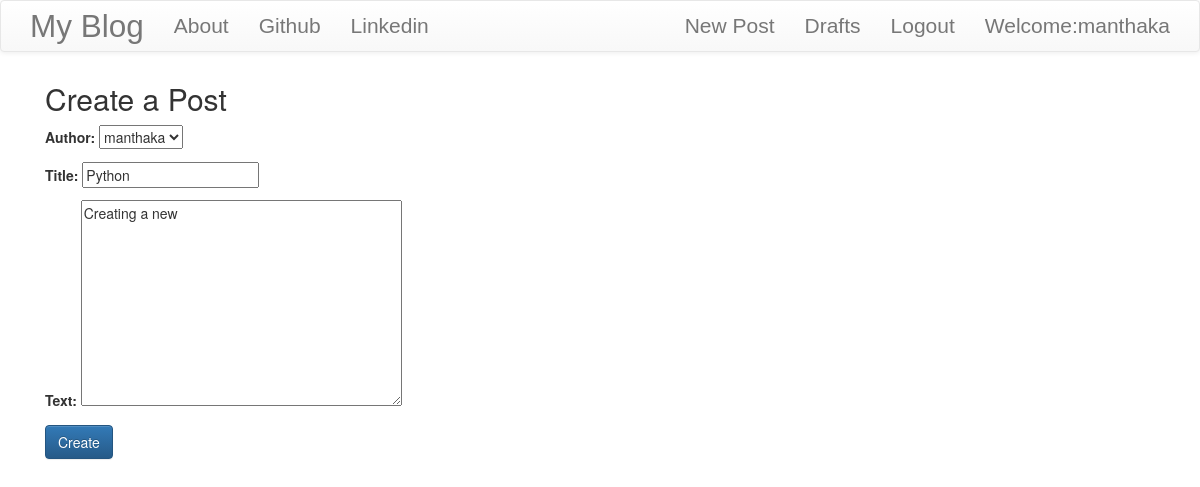
Screenshot of /post/2/edit/ (signed in) with the database file from the repository.
### blog/models.py (models this page shows, shortened)
class Post(models.Model):
    author=models.ForeignKey('auth.User',on_delete=models.CASCADE)
    title=models.CharField(max_length=200)
    text=models.TextField()
    create_date=models.DateTimeField(default=timezone.now())
    published_date=models.DateTimeField(blank=True,null=True)

### blog/views.py (the view)
# urls.py: url(r'^post/(?P<pk>\d+)/edit/$',views.PostUpdateView.as_view(),name='post_edit'),
class PostUpdateView(LoginRequiredMixin,UpdateView):
    login_url='/login/'
    redirect_field_name='blog/post_detail.html'
    form_class=PostForm
    model=Post

### blog/forms.py
class PostForm(forms.ModelForm):
    class Meta():
        model = Post
        fields = ('author', 'title', 'text')
        widgets = {
            'title' : forms.TextInput(attrs={'class':'TextInputClass'}), #TextInputClass is our class
            'text'  : forms.Textarea(attrs={'class':'editable medium-editor-textarea postcontent'}), #postcontent class is our class
        }

### blog/templates/blog/post_form.html (shortened to what this page needs)
{% extends 'blog/base.html' %}
{% block content %}
<div class="container">
<h2>Create a Post</h2>
<form  method="post">
  {{form.as_p}}
  <input type="Submit" class="btn btn-primary" name="" value="Create">
</form>
</div>
{% endblock %}

### blog/templates/blog/base.html (shortened to what this page needs)
<!DOCTYPE html>
{% load staticfiles %}
<html lang="en" dir="ltr">
  <head>
    <link rel="stylesheet" href="https://maxcdn.bootstrapcdn.com/bootstrap/3.3.7/css/bootstrap.min.css">
    <link rel="stylesheet" href="https://maxcdn.bootstrapcdn.com/bootstrap/3.3.7/css/bootstrap-theme.min.css">
    <link rel="stylesheet" href="//cdn.jsdelivr.net/npm/medium-editor@latest/dist/css/medium-editor.min.css" type="text/css" media="screen" charset="utf-8">
    <link rel="stylesheet" href="{% static 'css/blog.css' %}">
  </head>
  <body class="loader">
    <nav class="navbar navbar-default techfont custom-navbar">
      <div class="container">
        <ul class="nav navbar-nav">
          <li><a class="navbar-brand bigbrand" href="{% url 'post_list' %}">My Blog</a></li>
          <li><a href="{% url 'about' %}">About</a></li>
          <li><a href="https:www.github.com">Github</a></li>
          <li><a href="https://www.linkedin.com">Linkedin</a></li>
        </ul>
        <ul class='nav navbar-nav navbar-right'>
          {% if user.is_authenticated %}
          <li>
            <a href="{% url 'post_new' %}">New Post</a>
          </li>
          <li>
            <a href="{% url 'post_draft_list' %}">Drafts</a>
          </li>
          <li>
            <a href="{% url 'logout' %}">Logout</a>
          </li>
          <li>
            <a>Welcome:{{user.username}}</a>
          </li>
          {% else %}
          <li><a class='nav navbar-right' href="{% url 'login' %}"><span class="glyphicon glyphicon-user"></span></a></li>
          {% endif %}
        </ul>
      </div>
    </nav>
    <div class="content container">
      <div class="row">
        <div class="col-md-8">
          <div class="blog_posts">
            {% block content %}
            {% endblock %}
          </div>
        </div>
      </div>
    </div>
  </body>
</html>

### blog/static/css/blog.css (style rules this page uses)
.techfont { font-family: 'Rusoo One', sans-serif; font-size: 1.5em; margin-bottom: 10px; }
.bigbrand { font-size: 1.5em; }
.loader { filter:hue-rotate(0deg); color:linear-gradient(45deg,#0f8,#08f); animation:hue 10000ms infinite linear; }

### rows the page displays
Post: author "manthaka", title "Python", text "Creating a new"

### other values shown
{{ user.username }} "manthaka"
